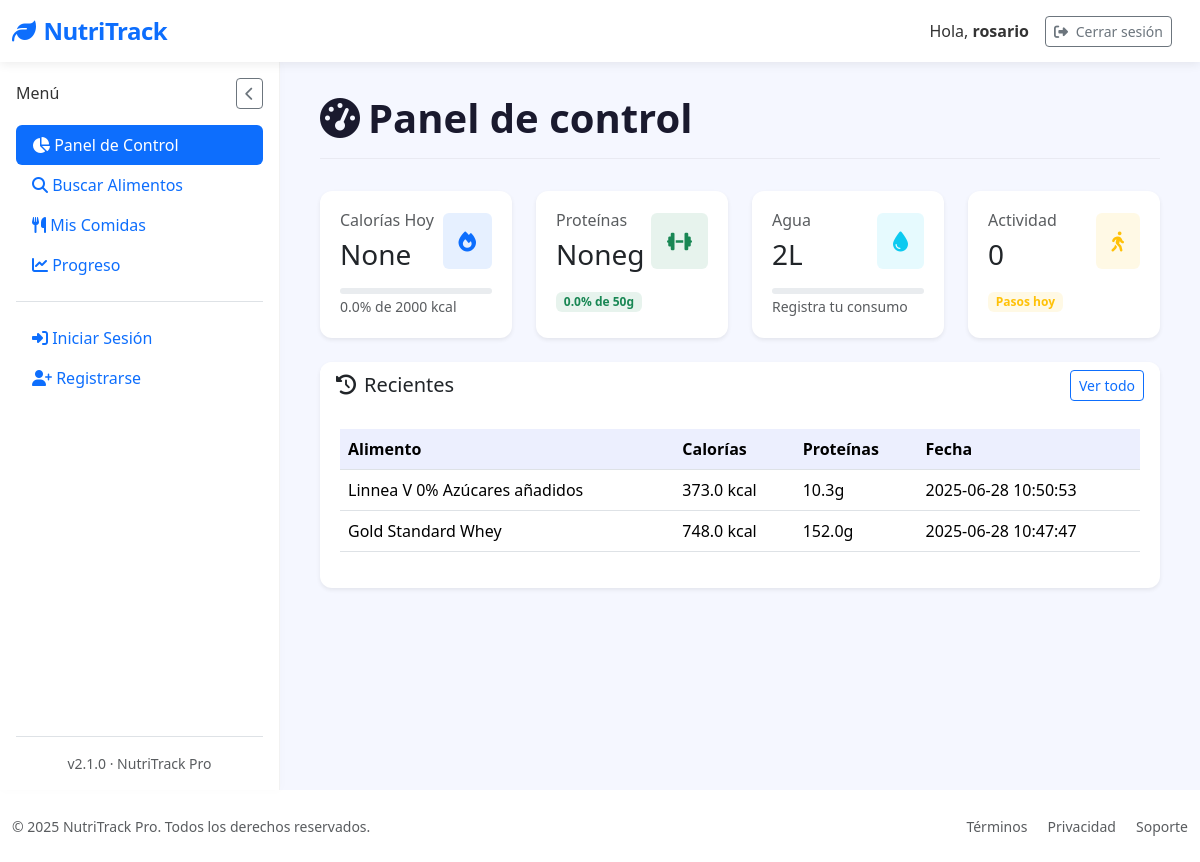
The page /dashboard (signed in) on the database its author committed.
### tables this page shows
CREATE TABLE "loggin" (
	"id"	INTEGER,
	"username"	TEXT NOT NULL,
	"password"	TEXT,
	"email"	TEXT, google_id TEXT,
	PRIMARY KEY("id" AUTOINCREMENT)
);

CREATE TABLE food_entries (
        id INTEGER PRIMARY KEY AUTOINCREMENT,
        user_id INTEGER NOT NULL,
        food_name TEXT NOT NULL,
        calories REAL,
        proteins REAL,
        fats REAL,
        carbs REAL,
        date TIMESTAMP DEFAULT CURRENT_TIMESTAMP,
        FOREIGN KEY (user_id) REFERENCES loggin(id)
    );

### app/controllers/DashboardController.py (the view)
@app.route('/dashboard')
@login_required
def dashboard():
    with get_db_cursor() as cur:
        cur.execute("SELECT * FROM user_goals WHERE user_id = ?", (current_user.id,))
        goals = cur.fetchone() or {'daily_calories': 2000, 'daily_proteins': 50, 'daily_water': 2}
        cur.execute("""
            SELECT SUM(calories) as calories, SUM(proteins) as proteins
            FROM food_entries
            WHERE user_id = ? AND date(date) = date('now')
        """, (current_user.id,))
        today_stats = cur.fetchone() or {'calories': 0, 'proteins': 0}
        cur.execute("""
            SELECT food_name, calories, proteins, date
            FROM food_entries
            WHERE user_id = ?
            ORDER BY date DESC
            LIMIT 5
        """, (current_user.id,))
        recent_foods = cur.fetchall()
    calories_percentage = min(100, (today_stats['calories'] or 0) / goals['daily_calories'] * 100)
    proteins_percentage = min(100, (today_stats['proteins'] or 0) / goals['daily_proteins'] * 100)
    return render_template('Dashboard/dashboard.html',
        goals=goals,
        today_stats=today_stats,
        recent_foods=recent_foods,
        calories_percentage=round(calories_percentage, 1),
        proteins_percentage=round(proteins_percentage, 1)
    )

### app/__init__.py (called while the page is built)
@login_manager.user_loader
def load_user(user_id):
    return User.get_by_id(user_id)

### app/conexion.py (called while the page is built)
@contextmanager
def get_db_connection():
    conn = sqlite3.connect(DATABASE)
    conn.row_factory = sqlite3.Row  # Esto permite acceso como diccionario
    try:
        yield conn
    finally:
        conn.close()

@contextmanager
def get_db_cursor():
    with get_db_connection() as conn:
        cursor = conn.cursor()
        try:
            yield cursor
            conn.commit()
        except:
            conn.rollback()
            raise

### app/models/LoginGoogleModel.py (called while the page is built)
    @staticmethod
    def get_by_id(user_id):
        with get_db_cursor() as cur:
            cur.execute("SELECT * FROM loggin WHERE id = ?", (user_id,))
            user = cur.fetchone()
            if user:
                return User(
                    id=user['id'],
                    username=user['username'],
                    email=user['email'] if 'email' in user.keys() else None,
                    google_id=user['google_id'] if 'google_id' in user.keys() else None
                )
        return None

### app/templates/Dashboard/dashboard.html (shortened to what this page needs)
{% extends "base.html" %}
{% block section %}
<div class="page-header d-flex justify-content-between align-items-center">
  <h1 class="page-title">
    <i class="fas fa-tachometer-alt me-2"></i>Panel de control
  </h1>
</div>
<div class="row">
  <div class="col-xl-3 col-md-6 mb-4">
    <div class="card border-0 shadow-sm h-100">
      <div class="card-body">
        <div class="d-flex justify-content-between align-items-center">
          <div>
            <h6 class="fw-medium text-muted mb-2">Calorías Hoy</h6>
            <h3 class="mb-0">{{ today_stats.calories|default(0) }}</h3>
          </div>
          <div class="bg-primary bg-opacity-10 p-3 rounded">
            <i class="fas fa-fire text-primary fa-lg"></i>
          </div>
        </div>
        <div class="mt-3">
          <div class="progress" style="height: 6px;">
          </div>
          <small class="text-muted">{{ calories_percentage }}% de {{ goals.daily_calories }} kcal</small>
        </div>
      </div>
    </div>
  </div>
  <div class="col-xl-3 col-md-6 mb-4">
    <div class="card border-0 shadow-sm h-100">
      <div class="card-body">
        <div class="d-flex justify-content-between align-items-center">
          <div>
            <h6 class="fw-medium text-muted mb-2">Proteínas</h6>
            <h3 class="mb-0">{{ today_stats.proteins|default(0) }}g</h3>
          </div>
          <div class="bg-success bg-opacity-10 p-3 rounded">
            <i class="fas fa-dumbbell text-success fa-lg"></i>
          </div>
        </div>
        <div class="mt-3">
          <span class="badge bg-success bg-opacity-10 text-success">
            {{ proteins_percentage }}% de {{ goals.daily_proteins }}g
          </span>
        </div>
      </div>
    </div>
  </div>
  <div class="col-xl-3 col-md-6 mb-4">
    <div class="card border-0 shadow-sm h-100">
      <div class="card-body">
        <div class="d-flex justify-content-between align-items-center">
          <div>
            <h6 class="fw-medium text-muted mb-2">Agua</h6>
            <h3 class="mb-0">{{ goals.daily_water }}L</h3>
          </div>
          <div class="bg-info bg-opacity-10 p-3 rounded">
            <i class="fas fa-tint text-info fa-lg"></i>
          </div>
        </div>
        <div class="mt-3">
          <div class="progress" style="height: 6px;">
          </div>
          <small class="text-muted">Registra tu consumo</small>
        </div>
      </div>
    </div>
  </div>
  <div class="col-xl-3 col-md-6 mb-4">
    <div class="card border-0 shadow-sm h-100">
      <div class="card-body">
        <div class="d-flex justify-content-between align-items-center">
          <div>
            <h6 class="fw-medium text-muted mb-2">Actividad</h6>
            <h3 class="mb-0">0</h3>
          </div>
          <div class="bg-warning bg-opacity-10 p-3 rounded">
            <i class="fas fa-walking text-warning fa-lg"></i>
          </div>
        </div>
        <div class="mt-3">
          <span class="badge bg-warning bg-opacity-10 text-warning">Pasos hoy</span>
        </div>
      </div>
    </div>
  </div>
</div>
<div class="card border-0 shadow-sm">
  <div class="card-header bg-white border-0 d-flex justify-content-between align-items-center">
    <h5 class="mb-0">
      <i class="fas fa-clock-rotate-left me-2"></i>Recientes
    </h5>
    <a href="#" class="btn btn-sm btn-outline-primary">Ver todo</a>
  </div>
  <div class="card-body">
    {% if recent_foods %}
    <div class="table-responsive">
      <table class="table table-hover">
        <thead>
          <tr>
            <th>Alimento</th>
            <th>Calorías</th>
            <th>Proteínas</th>
            <th>Fecha</th>
          </tr>
        </thead>
        <tbody>
          {% for food in recent_foods %}
          <tr>
            <td>{{ food['food_name'] }}</td>
            <td>{{ food['calories'] }} kcal</td>
            <td>{{ food['proteins'] }}g</td>
            <td>{{ food['date'] }}</td>
          </tr>
          {% endfor %}
        </tbody>
      </table>
    </div>
    {% else %}
    <p class="text-muted">No hay alimentos registrados</p>
    {% endif %}
  </div>
</div>
{% endblock %}

### app/templates/base.html (shortened to what this page needs)
<!DOCTYPE html>
<html lang="es" data-bs-theme="light">
<head>
  <link href="https://cdn.jsdelivr.net/npm/bootstrap@5.3.2/dist/css/bootstrap.min.css" rel="stylesheet">
  <link rel="stylesheet" href="https://cdn.jsdelivr.net/npm/bootstrap-icons@1.11.1/font/bootstrap-icons.css">
  <link rel="stylesheet" href="https://cdnjs.cloudflare.com/ajax/libs/font-awesome/6.4.2/css/all.min.css">
  <link href="https://cdn.jsdelivr.net/npm/sweetalert2@11/dist/sweetalert2.min.css" rel="stylesheet">
  <link rel="stylesheet" href="{{ url_for('static', filename='styles/Stylebase.css') }}">
</head>
<body>
  <nav class="navbar navbar-expand-lg navbar-light bg-white">
    <div class="container-fluid">
      <a class="navbar-brand text-primary" href="{{ url_for('logout') }}">
        <i class="fas fa-leaf me-2"></i>NutriTrack
      </a>
      <div class="d-flex align-items-center ms-auto">
        <span class="me-3 d-none d-md-inline">Hola, <strong>{{ current_user.username }}</strong></span>
        <a href="{{ url_for('logout') }}"
          class="btn btn-outline-secondary btn-sm me-3"
          onclick="return confirmLogout(event)">
          <i class="fas fa-sign-out-alt me-1"></i> Cerrar sesión
        </a>
      </div>
    </div>
  </nav>
  <div class="container-fluid flex-grow-1">
    <div class="row h-100 g-0">
      <nav class="sidebar d-flex flex-column p-3" id="sidebar">
        <div class="d-flex justify-content-between align-items-center mb-3">
          <h6 class="sidebar-title mb-0">Menú</h6>
          <button id="closeSidebarBtn" class="btn btn-sm btn-outline-secondary d-lg-block">
            <i class="fas fa-chevron-left"></i>
          </button>
        </div>
        <ul class="nav nav-pills flex-column mb-auto">
          <li class="nav-item">
            <a href="{{ url_for('dashboard') }}" class="nav-link {% if request.path == url_for('dashboard') %}active{% endif %}">
              <i class="fas fa-chart-pie"></i> Panel de Control
            </a>
          </li>
          <li>
            <a href="{{ url_for('search_food') }}" class="nav-link {% if request.path == url_for('search_food') %}active{% endif %}">
              <i class="fas fa-search"></i> Buscar Alimentos
            </a>
          </li>
          <li>
            <a href="{{ url_for('mis_comidas') }}" class="nav-link {% if request.path == url_for('mis_comidas') %}active{% endif %}">
              <i class="fas fa-utensils"></i> Mis Comidas
            </a>
          </li>
          <li>
            <a href="{{ url_for('progreso') }}" class="nav-link {% if request.path == url_for('progreso') %}active{% endif %}">
              <i class="fas fa-chart-line"></i> Progreso
            </a>
          </li>
          <li class="pt-3 mt-3 border-top">
            {% if session.username %}
            <a href="{{ url_for('logout') }}" class="nav-link">
              <i class="fas fa-sign-out-alt"></i> Cerrar Sesión
            </a>
            {% else %}
            <a href="{{ url_for('login') }}" class="nav-link">
              <i class="fas fa-sign-in-alt"></i> Iniciar Sesión
            </a>
            <a href="{{ url_for('register') }}" class="nav-link">
              <i class="fas fa-user-plus"></i> Registrarse
            </a>
            {% endif %}
          </li>
        </ul>
        <div class="mt-auto pt-3 border-top">
          <div class="text-center small text-muted">
            v2.1.0 · NutriTrack Pro
          </div>
        </div>
      </nav>
      <main class="main-content" id="mainContent">
        {% block section %}{% endblock %}
      </main>
    </div>
  </div>
  <footer class="bg-white py-4 mt-auto">
    <div class="container-fluid">
      <div class="row align-items-center">
        <div class="col-md-6 text-center text-md-start">
          <p class="mb-0 small text-muted">&copy; 2025 NutriTrack Pro. Todos los derechos reservados.</p>
        </div>
        <div class="col-md-6 text-center text-md-end">
          <a href="#" class="text-decoration-none small text-muted me-3">Términos</a>
          <a href="#" class="text-decoration-none small text-muted me-3">Privacidad</a>
          <a href="#" class="text-decoration-none small text-muted">Soporte</a>
        </div>
      </div>
    </div>
  </footer>
</body>
</html>

### app/static/styles/StyleBase.css (style rules this page uses)
:root { --primary-color: #4361ee; --secondary-color: #3f37c9; --accent-color: #4cc9f0; --dark-color: #1a1a2e; --light-color: #f8f9fa; --success-color: #4bb543; }
body { font-family: 'Segoe UI', system-ui, -apple-system, sans-serif; background-color: #f5f7ff; color: #333; min-height: 100vh; display: flex; flex-direction: column; overflow-x: hidden; }
.navbar-brand { font-weight: 700; font-size: 1.5rem; letter-spacing: -0.5px; }
.navbar { box-shadow: 0 2px 10px rgba(0, 0, 0, 0.08); background: white !important; position: relative; z-index: 1100; }
.container-fluid.flex-grow-1 { display: flex; flex-direction: column; min-height: calc(100vh - 72px - 70px); padding-left: 0; padding-right: 0; }
.row.h-100 { display: flex; flex-grow: 1; flex-wrap: nowrap; margin-left: 0; margin-right: 0; width: 100%; }
.sidebar { width: 280px; background: white; position: sticky; top: 72px; border-right: 1px solid rgba(0, 0, 0, 0.05); box-shadow: 1px 0 10px rgba(0, 0, 0, 0.02); transition: all 0.3s ease; z-index: 100; display: flex; flex-direction: column; flex-shrink: 0; height: calc(100vh - 72px); padding: 1rem; }
.main-content { flex-grow: 1; flex-basis: 0; padding: 2rem 2.5rem; background-color: #f5f7ff; overflow-y: auto; }
.card-body { padding: 1.25rem; }
.card.h-100 { display: flex; flex-direction: column; }
.card-body { flex-grow: 1; }
.card { border: none; border-radius: 12px; box-shadow: 0 4px 12px rgba(0, 0, 0, 0.05); transition: transform 0.2s ease, box-shadow 0.2s ease; }
.card-header { background-color: white; border-bottom: 1px solid rgba(0, 0, 0, 0.05); font-weight: 600; border-radius: 12px 12px 0 0 !important; }
.table { --bs-table-bg: transparent; }
.table > thead { background-color: rgba(67, 97, 238, 0.1); color: var(--primary-color); }
.page-header { display: flex; justify-content: space-between; align-items: center; margin-bottom: 2rem; padding-bottom: 1rem; border-bottom: 1px solid rgba(0, 0, 0, 0.05); }
.page-title { font-weight: 700; color: var(--dark-color); margin: 0; }

### rows shown on the page
loggin: username "rosario"
food_entries: food_name "Linnea V 0% Azúcares añadidos", calories "373.0", proteins "10.3", date "2025-06-28 10:50:53"
food_entries: food_name "Gold Standard Whey", calories "748.0", proteins "152.0", date "2025-06-28 10:47:47"

### other values the page prints
{{ today_stats.calories|default(0) }} "None"
{{ calories_percentage }} "0.0"
{{ goals.daily_calories }} "2000"
{{ today_stats.proteins|default(0) }} "None"
{{ proteins_percentage }} "0.0"
{{ goals.daily_proteins }} "50"
{{ goals.daily_water }} "2"
